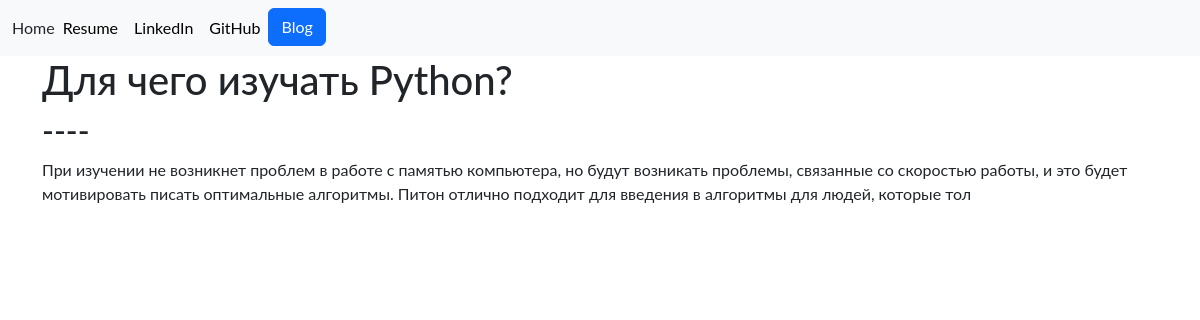
The app's page /blog/4/ with its own data.
### blog/models.py (models this page shows, shortened)
class Blog(models.Model):
    title = models.CharField(max_length=100)
    date = models.DateTimeField(default=datetime.now())
    description = models.TextField(max_length=250)

### blog/views.py (the view)
# urls.py: path('<int:blog_id>/', views.detail, name='detail')
def detail(request, blog_id):
    blog = get_object_or_404(Blog, pk=blog_id)
    return render(request, 'blog/detail.html', {'blog': blog})

### blog/templates/blog/detail.html
{% extends 'portfolio/base.html' %}
{% block content %}<h1>{{ blog.title }}</h1>
<h2>--{{ blod.date|date:'F jS Y' }}--</h2>
{{ blog.description|safe }}
{% endblock %}

### portfolio/static/portfolio/style.css (style rules this page uses)
body { font-family: 'Lato', sans-serif; }

### records on screen
Blog: title "Для чего изучать Python?", description "При изучении не возникнет проблем в работе с памятью компьютера, но будут возникать проблемы, связанные со скоростью работы, и это будет мотивировать писать оптимальные алгоритмы. Питон отлично подходит для введения в алгоритмы для людей, которые тол"
